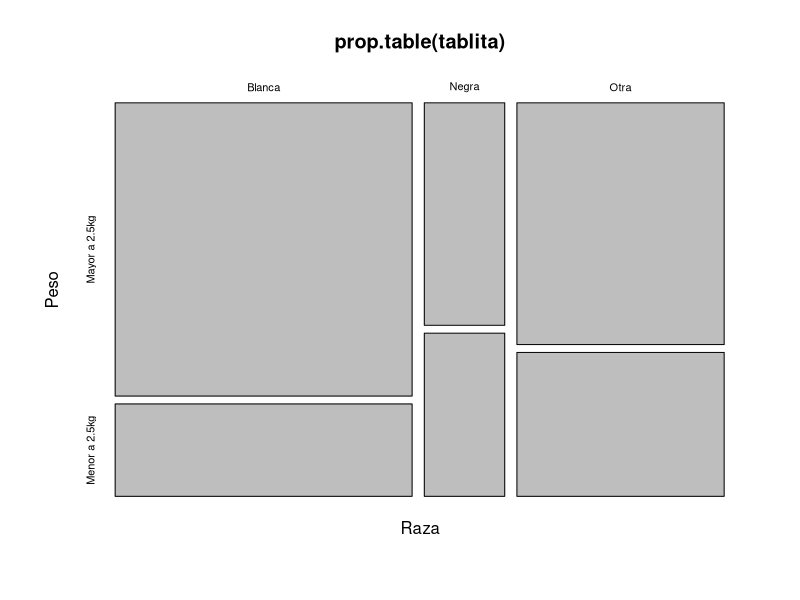
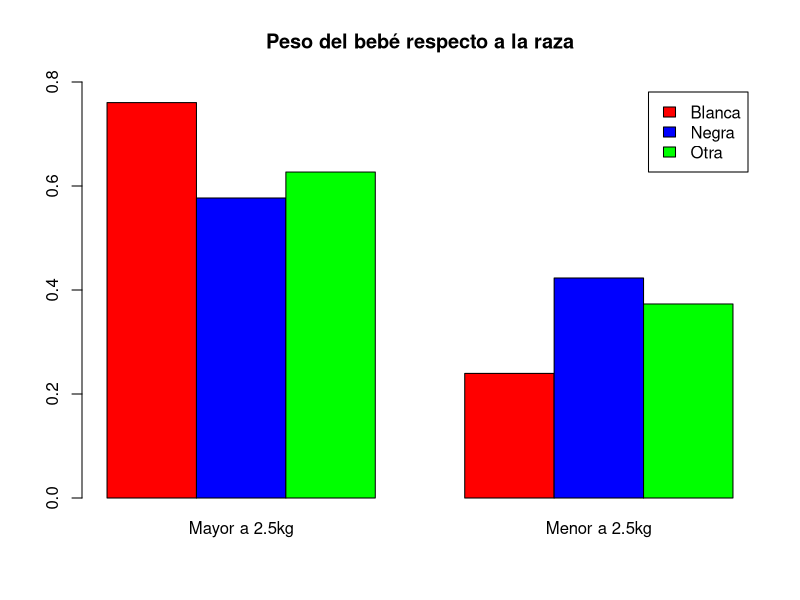
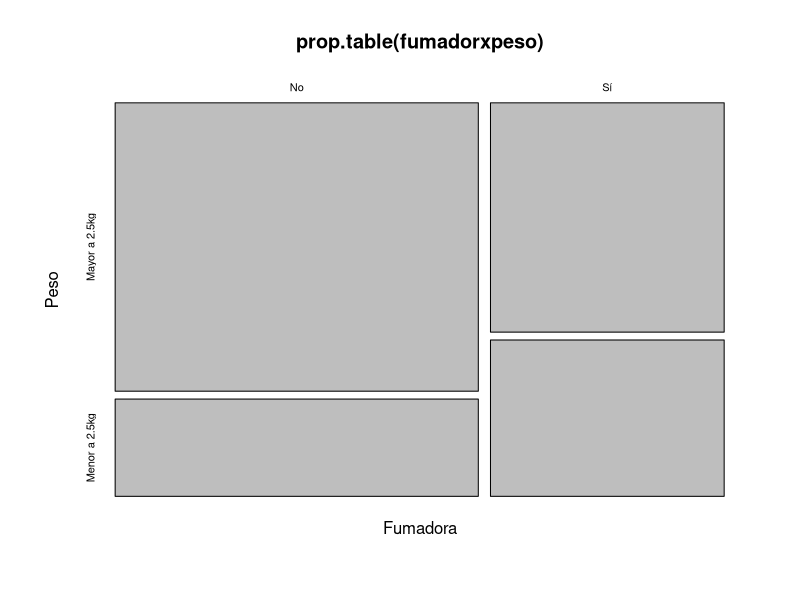
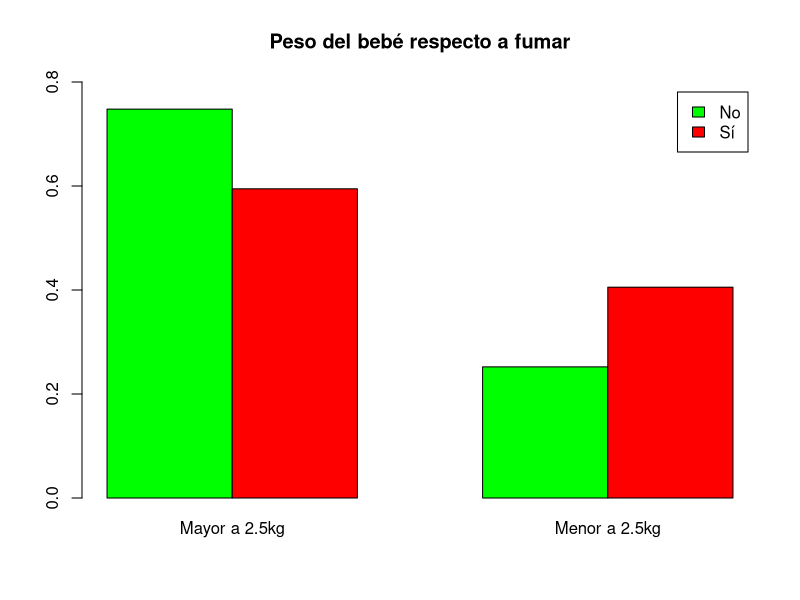
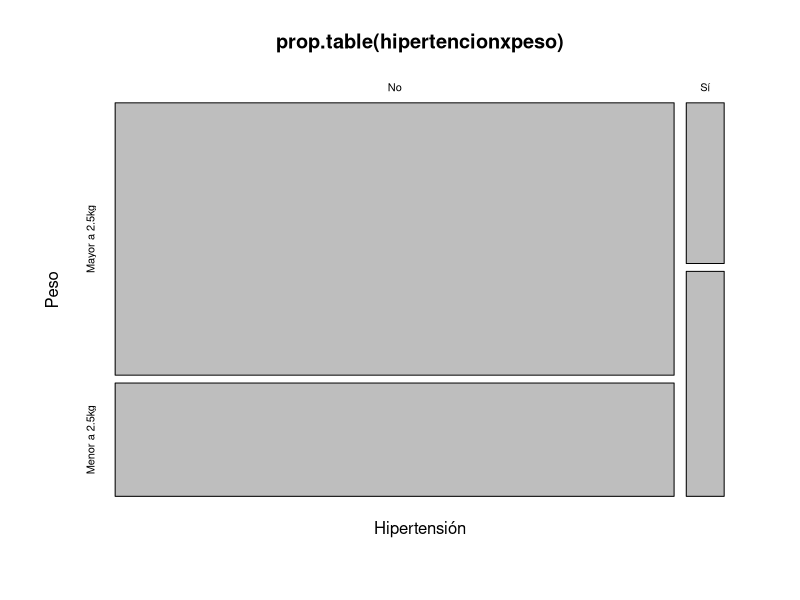
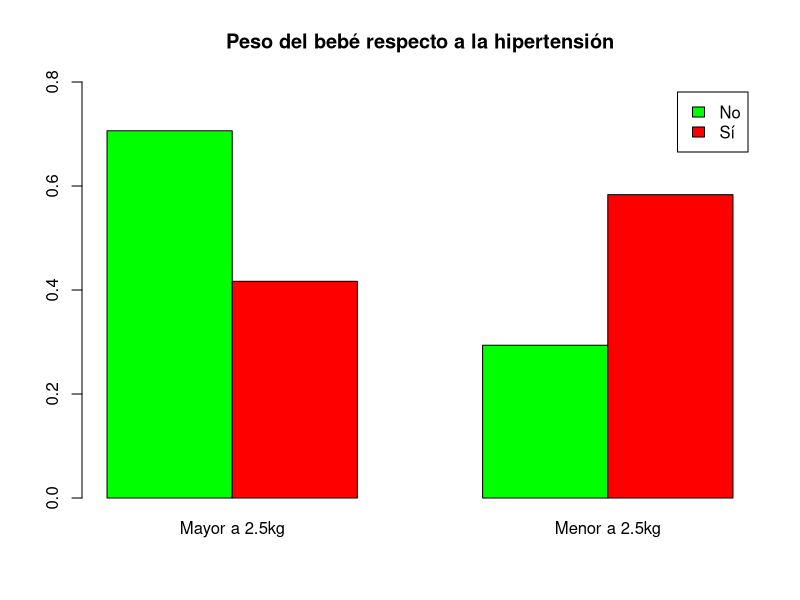
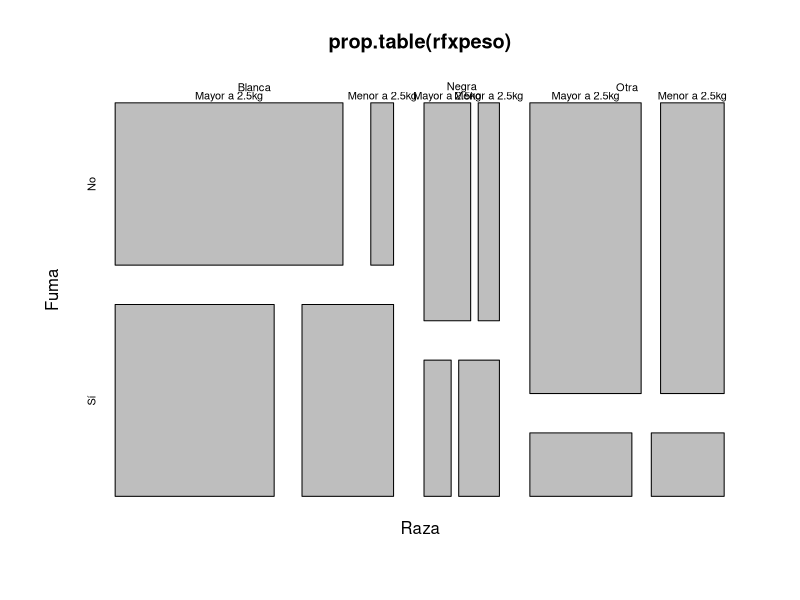
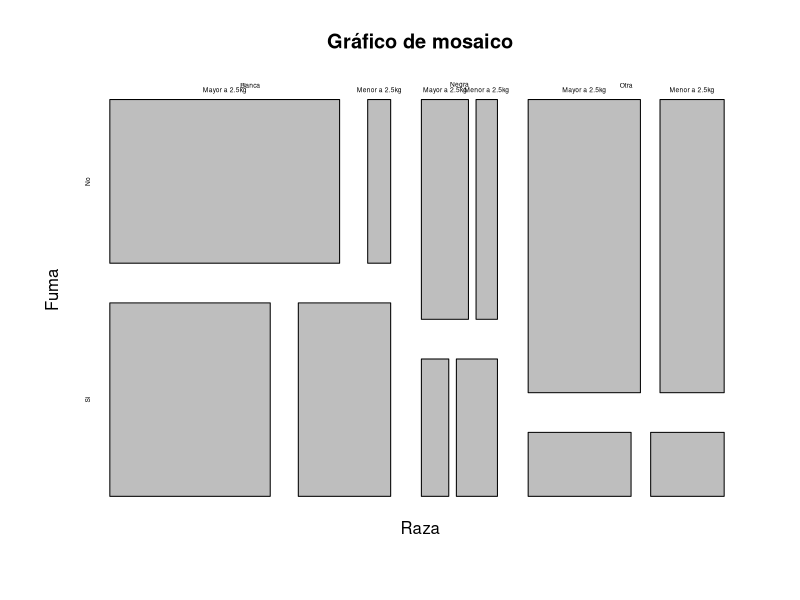

Write the R code that produced these figures, in order.
## ---- chunk 1
library(MASS)
copia = birthwt
str(copia)
head(copia)
help("birthwt")
## ---- chunk 2
tablita = table(copia$race,copia$low)
dimnames(tablita) =list(Raza = c("Blanca", "Negra", "Otra"), Peso = c("Mayor a 2.5kg", "Menor a 2.5kg"))
tablita
prop.table(tablita, margin = 1)
## ---- chunk 3
#Primera variable en el eje x, la segunda en el eje y
plot(prop.table(tablita))
# Da lo mismo
# plot(prop.table(tablita), margin = 1)
# plot(prop.table(tablita), margin = 2)
## ---- chunk 4
barplot(prop.table(tablita, margin = 1), main = "Peso del bebé respecto a la raza",
        beside = TRUE,
        legend.text = TRUE,
        col = c("red","blue","green"),
        ylim = c(0,0.8))
#Si pones margin 2, harías un frecuencia relativa marginal respecto al peso, y no a la raza que es lo que te piden
#La división o proporcion o frecuencia relativa, nos permite que los datos entre si no sean tan equidistantes
## ---- chunk 5
fumadorxpeso = table(copia$smoke,copia$low)
dimnames(fumadorxpeso) =list(Fumadora = c("No", "Sí"), Peso = c("Mayor a 2.5kg", "Menor a 2.5kg"))
fumadorxpeso
prop.table(fumadorxpeso, margin = 1)
plot(prop.table(fumadorxpeso))
barplot(prop.table(fumadorxpeso, margin = 1), main = "Peso del bebé respecto a fumar",
        beside = TRUE,
        legend.text = TRUE,
        col = c("green","red"),
        ylim = c(0,0.8))
## ---- chunk 6
hipertencionxpeso = table(copia$ht,copia$low)
dimnames(hipertencionxpeso) =list(Hipertensión = c("No", "Sí"), Peso = c("Mayor a 2.5kg", "Menor a 2.5kg"))
hipertencionxpeso
prop.table(hipertencionxpeso, margin = 1)
plot(prop.table(hipertencionxpeso))
barplot(prop.table(hipertencionxpeso, margin = 1), main = "Peso del bebé respecto a la hipertensión",
        beside = TRUE,
        legend.text = TRUE,
        col = c("green","red"),
        ylim = c(0,0.8))
## ---- chunk 7
rfxpeso = table(copia$race, copia$smoke, copia$low)
dimnames(rfxpeso) =list(Raza = c("Blanca", "Negra", "Otra"),
                        Fuma = c("No", "Sí"), 
                        Peso = c("Mayor a 2.5kg", "Menor a 2.5kg"))
rfxpeso
ftable(rfxpeso)
prop.table(rfxpeso, margin = c(1,2))
plot(prop.table(rfxpeso))
# Ejemplo dentro de las personas blancas y que no fuman, el 0.9 de ellos tiene un peso mayor a 2.5
## ---- chunk 8
plot(rfxpeso, main = "Gráfico de mosaico", cex.axis=0.4)
